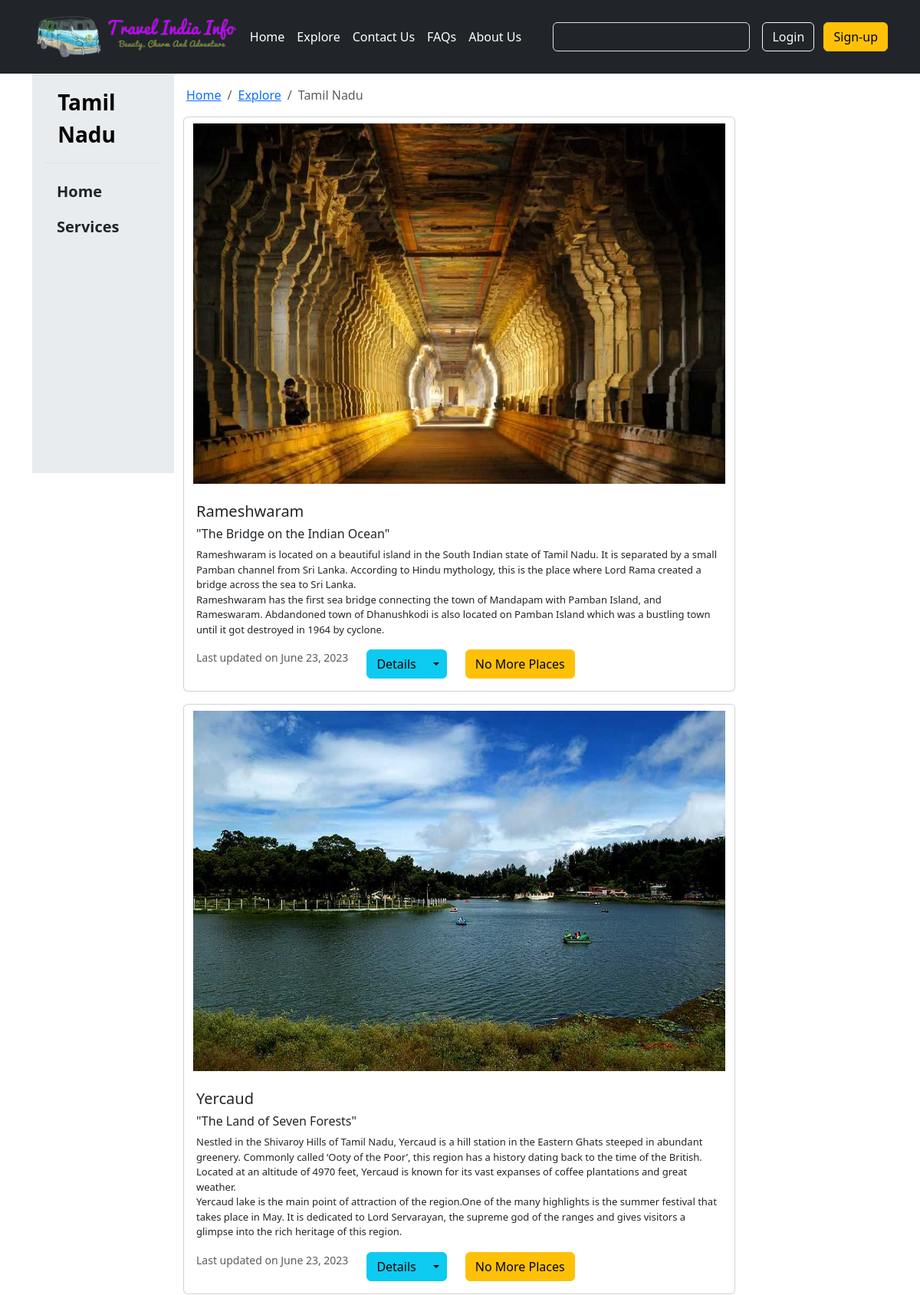
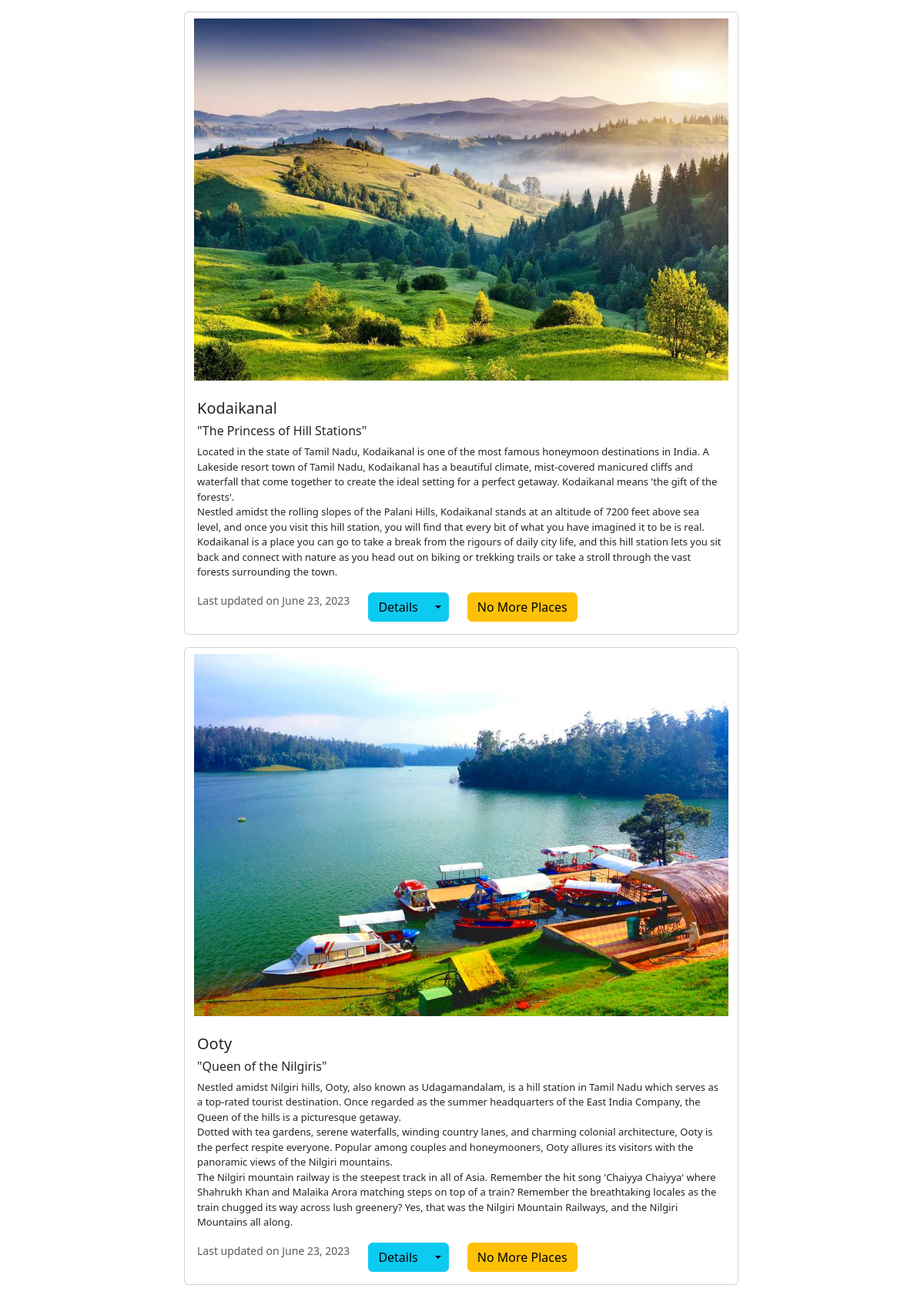
Screenshot of /tamilnadu/ (upper part) with the database file from the repository (2 pictures, top to bottom).
### Tamil_Nadu/models.py (models this page shows, shortened)
class TamilNadu(models.Model):
    place_id = models.AutoField(primary_key=True)
    Image = models.ImageField(upload_to="Tamil_Nadu/images", default="")
    Place_name = models.CharField(max_length=70)
    Sub_heading = models.CharField(max_length=300, default="")
    Desc = models.TextField(default="")
    Best_Time = models.CharField(max_length=100, default="")
    Avoid_Time = models.CharField(max_length=100, default="")
    Ideal_Duration = models.CharField(max_length=50, default="")
    Category = models.CharField(max_length=50, default="")
    Visits_more_places = models.CharField(max_length=90, default="")
    Pub_date = models.DateField()

### TIInfo/views.py (the view)
# urls.py: path('tamilnadu/',views.TAMILNADU,name="tamilnadu"),
def TAMILNADU(request):
    tamildata = TamilNadu.objects.all()
    data = {"tamildata" : tamildata}
    return render(request, "TAMILNADU.html" , data)

### templates/TAMILNADU.html (shortened to what this page needs)
{% extends 'base.html' %}
{% block section %}
<section>
    <div class="container d-flex">
        <div class="flex-shrink-1 p-3 bg-body-secondary" style="width: 185px; height: 521px;">
            <a href="/"
                class="d-flex align-items-center pb-3 mb-3 link-body-emphasis text-decoration-none border-bottom">
                <svg class="bi pe-none" width="20" height="24"></svg>
                <span class="fs-3 fw-semibold">Tamil Nadu<br></span>
            </a>
            <ul class="list-unstyled ps-0">
                <li class="mb-1">
                    <button
                        class="btn btn-toggle d-inline-flex align-items-center rounded border-0 collapsed px-3 fs-5 fw-semibold"
                        data-bs-toggle="collapse" data-bs-target="#home-collapse" aria-expanded="false">
                        Home
                    </button>
                </li>
                <li class="mb-1">
                    <button class="btn btn-toggle d-inline-flex align-items-center rounded border-0 collapsed px-3 fs-5 fw-semibold" data-bs-toggle="collapse" data-bs-target="#services-collapse" aria-expanded="false">
                        Services
                    </button>
                </li>
            </ul>
        </div>
        <div class="d-block col-8">
            <nav aria-label="breadcrumb">
                <ol class="breadcrumb m-3">
                    <li class="breadcrumb-item"><a href="{% url 'homepage' %}">Home</a></li>
                    <li class="breadcrumb-item"><a href="{% url 'explore' %}">Explore</a></li>
                    <li class="breadcrumb-item active" aria-current="page">Tamil Nadu</li>
                </ol>
            </nav>
            <div class="container">
                {% for i in tamildata %}
                <div class="card mb-3">
                    <img src="/media/{{i.Image}}" class="card-img-top my-2 container " alt="..." height=470>
                    <div class="card-body">
                        <h5 class="card-title">{{i.Place_name}}</h5>
                        <h6>"{{i.Sub_heading}}"</h6>
                        <p class="card-text" style="font-size:13px;">
                            {{i.Desc | safe}}
                        </p>
                        <div class=" d-flex">
                            <p class="card-text"><small class="text-body-secondary">Last updated on
                                    {{i.Pub_date}}</small></p>
                            <div class="btn-group mx-4">
                                <button type="button" class="btn btn-info">Details</button>
                                <button type="button" class="btn btn-info dropdown-toggle dropdown-toggle-split"
                                    data-bs-toggle="dropdown" aria-expanded="false">
                                </button>
                            </div>
                            <a href="" type="button" class="btn btn-warning">{{i.Visits_more_places}}</a>
                        </div>
                    </div>
                </div>
                {% endfor %}
            </div>
        </div>
</section>
{% endblock %}

### rows the page displays
TamilNadu: Image (picture), Place_name "Rameshwaram", Sub_heading "The Bridge on the Indian Ocean", Desc "Rameshwaram is located on a beautiful island in the South Indian state of Tamil Nadu. It is separated by a small Pamban channel from Sri Lanka. According to Hindu mythology, this is the place where Lord Rama created a bridge across the sea to Sri Lanka. Rameshwaram has the first sea bridge connecting the town of Mandapam with Pamban Island, and Rameswaram. Abdandoned town of Dhanushkodi is also located on Pamban Island which was a bustling town until it got destroyed in 1964 by cyclone.", Pub_date "June 23, 2023", Visits_more_places "No More Places"
TamilNadu: Image (picture), Place_name "Yercaud", Sub_heading "The Land of Seven Forests", Desc "Nestled in the Shivaroy Hills of Tamil Nadu, Yercaud is a hill station in the Eastern Ghats steeped in abundant greenery. Commonly called ‘Ooty of the Poor’, this region has a history dating back to the time of the British. Located at an altitude of 4970 feet, Yercaud is known for its vast expanses of coffee plantations and great weather. Yercaud lake is the main point of attraction of the region.One of the many highlights is the summer festival that takes place in May. It is dedicated to Lord Servarayan, the supreme god of the ranges and gives visitors a glimpse into the rich heritage of this region.", Pub_date "June 23, 2023", Visits_more_places "No More Places"
TamilNadu: Image (picture), Place_name "Kodaikanal", Sub_heading "The Princess of Hill Stations", Desc "Located in the state of Tamil Nadu, Kodaikanal is one of the most famous honeymoon destinations in India. A Lakeside resort town of Tamil Nadu, Kodaikanal has a beautiful climate, mist-covered manicured cliffs and waterfall that come together to create the ideal setting for a perfect getaway. Kodaikanal means 'the gift of the forests'. Nestled amidst the rolling slopes of the Palani Hills, Kodaikanal stands at an altitude of 7200 feet above sea level, and once you visit this hill station, you will find that every bit of what you have imagined it to be is real. Kodaikanal is a place you can go to take a break from the rigours of daily city life, and this hill station lets you sit back and…", Pub_date "June 23, 2023", Visits_more_places "No More Places"
TamilNadu: Image (picture), Place_name "Ooty", Sub_heading "Queen of the Nilgiris", Desc "Nestled amidst Nilgiri hills, Ooty, also known as Udagamandalam, is a hill station in Tamil Nadu which serves as a top-rated tourist destination. Once regarded as the summer headquarters of the East India Company, the Queen of the hills is a picturesque getaway. Dotted with tea gardens, serene waterfalls, winding country lanes, and charming colonial architecture, Ooty is the perfect respite everyone. Popular among couples and honeymooners, Ooty allures its visitors with the panoramic views of the Nilgiri mountains. The Nilgiri mountain railway is the steepest track in all of Asia. Remember the hit song 'Chaiyya Chaiyya' where Shahrukh Khan and Malaika Arora matching steps on top of a train?…", Pub_date "June 23, 2023", Visits_more_places "No More Places"
